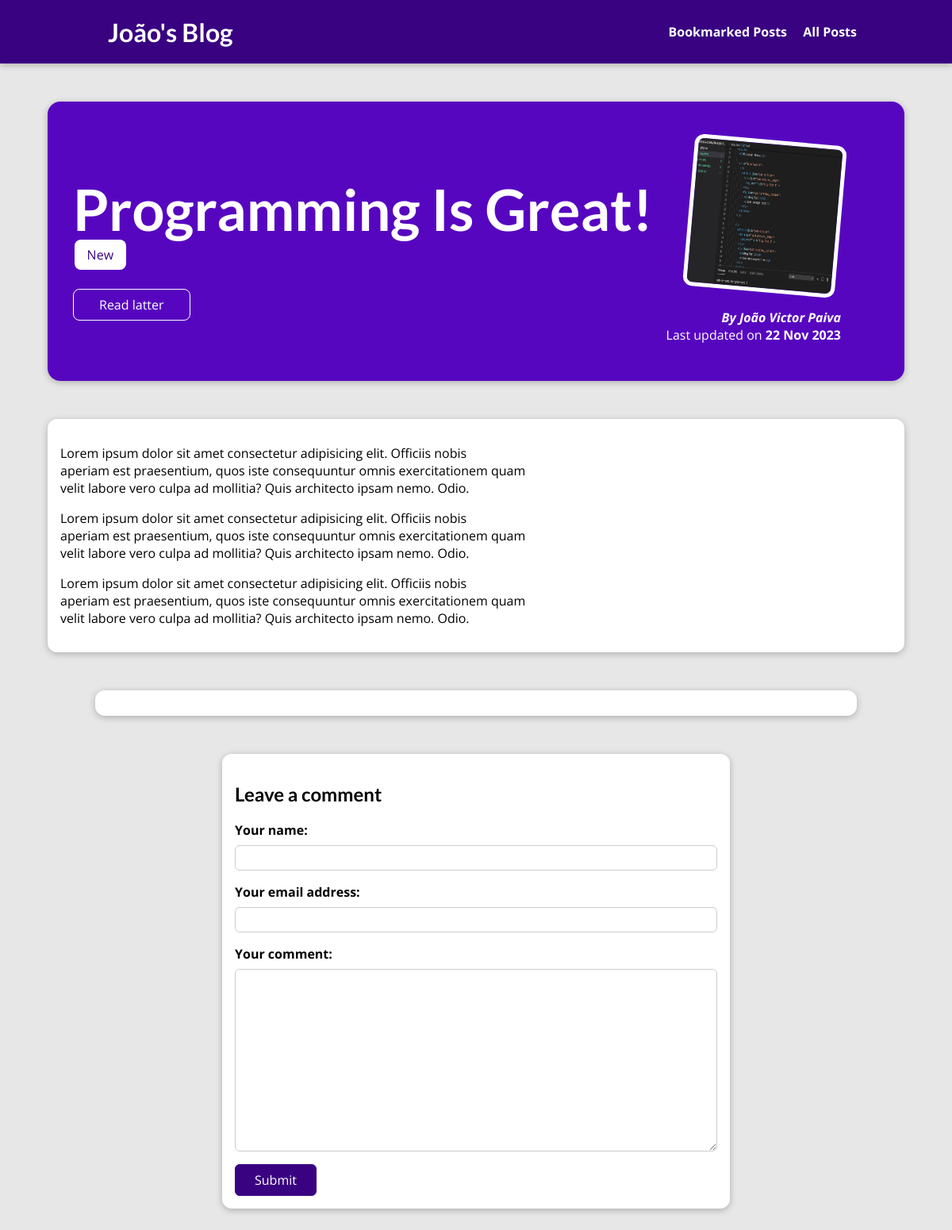
Page /posts/programming-is-fun on the committed database.
### blog/models.py (models this page shows, shortened)
class Post(models.Model):
    title = models.CharField(max_length=80)
    excerpt = models.CharField(max_length=200)
    image = models.ImageField(upload_to='posts', null=True)
    date = models.DateField(auto_now=True)
    slug = models.SlugField(unique=True)
    content = models.TextField()
    author = models.ForeignKey(
        Author, on_delete=models.SET_NULL, null=True, related_name="posts")
    tag = models.ManyToManyField(Tag)

class Tag(models.Model):
    caption = models.CharField(max_length=50)
    def __str__(self):
        return f"{self.caption}"

class Author(models.Model):
    first_name = models.CharField(max_length=100)
    last_name = models.CharField(max_length=100)
    email = models.EmailField(max_length=75)
    def full_name(self):
        return f"{self.first_name} {self.last_name}"
    def __str__(self):
        return self.full_name()

### blog/views.py (the view, shortened to what this page needs)
# urls.py: path('posts/<slug:slug>', views.DetailedPostView.as_view(), name='post'),
class DetailedPostView(View):
    def is_saved_for_later(self, request, post_id):
        saved_for_later = request.session.get('marked_posts')
        if saved_for_later is not None:
            saved_for_later = post_id in saved_for_later
        else:
            saved_for_later = False
        return saved_for_later
    def get(self, request, slug):
        post = Post.objects.get(slug=slug)
        context = {
            'post': post,
            'tags': post.tag.all(),
            'comment_form': CommentForm(),
            'comments': post.comments.all().order_by('-id'),
            'saved_for_later': self.is_saved_for_later(request, post.id),
        }
        return render(request, 'blog/detailed-post.html', context)

### blog/forms.py
class CommentForm(forms.ModelForm):
    class Meta:
        model = Comment
        exclude = ['post']
        labels = {
            'username': ' Your name',
            'user_email': 'Your email address',
            'comment_text': 'Your comment'
        }

### blog/templates/blog/detailed-post.html (shortened to what this page needs)
{% extends 'base.html' %}
{% load static %}
{% block css_file %}
<link rel="stylesheet" href="{% static 'blog/post-detail.css' %}">
{% endblock %}
{% block content %}
<section id="summary">
  <h2>{{ post.title }}</h2>
  <div>
    {% for tag in tags %}
    <span class="tag"> {{tag}} </span>
    {% endfor %}
  </div>
  <div id="read-later">
    <form action="{% url 'read-later' %}" method="post">
      <button>
        {% if saved_for_later %}
        Remove from "Read latter" list
        {%else %}
        Read latter
        {%endif %}
      </button>
    </form>
  </div>
  <article>
    <img src="{{ post.image.url }}" alt="{{ post.title }}" />
    <address>By <a href="mailto: {{post.author.email}}">{{ post.author }}</a></address>
    <div>Last updated on <time>{{ post.date|date:'d M Y' }}</time></div>
  </article>
</section>
<main>
  {{ post.content|linebreaks }}
</main>
<section id="comments">
</section>
<section id="comment-form">
  <h2>Leave a comment</h2>
  <form action="{% url 'post' post.slug %}" method="POST">
    {% for form_field in comment_form %}
    <div class="form-control {% if form_field.errors %}invalid{% endif %}">
        {{ form_field.label_tag }}
        {{ form_field }}
    </div>
    {% endfor %}
    <button type="submit">Submit</button>
  </form>
</section>
{% endblock %}

### static/app.css (style rules this page uses)
* { box-sizing: border-box; }
html { font-family: 'Open Sans', 'Lato', sans-serif; }
body { margin: 0; }
h1, h2, h3 { font-family: 'Lato', sans-serif; font-weight: bold; }

### blog/static/blog/post-detail.css (style rules this page uses)
body { background-color: #e7e7e7; }
#summary { margin: 8rem auto 3rem auto; padding: 2rem; width: 90%; max-width: 90rem; border-radius: 16px; background-color: #5706c0; position: relative; box-shadow: 0 2px 8px rgba(0, 0, 0, 0.25); height: 22rem; }
#summary h2 { color: white; font-size: 4.5rem; margin-bottom: 0.25rem; }
#summary article { position: absolute; top: 2rem; right: 3rem; padding: 1rem 2rem; border-radius: 12px; text-align: right; color: white; }
#summary article img { width: 12rem; height: 12rem; border-radius: 12px; transform: rotateZ(5deg); border: 5px solid white; margin-bottom: 1rem; }
#summary address { font-weight: bold; }
#summary a { color: white; text-decoration: none; }
#summary time { font-weight: bold; }
#read-later { margin: 2rem 0; }
#read-later button { background-color: transparent; border: 1px solid white; border-radius: 8px; padding: 0.5rem 2rem; font: inherit; color: white; cursor: pointer; }
main { width: 90%; max-width: 90rem; margin: 3rem auto; background-color: white; padding: 1rem; border-radius: 12px; box-shadow: 0 2px 8px rgba(0, 0, 0, 0.25); }
.tag { background-color:white; color: #390281; padding: 0.5rem 1rem; border-radius: 8px; margin: 0.1rem; }
#comment-form { margin: 3rem auto; width: 90%; max-width: 40rem; border-radius: 12px; background-color: white; box-shadow: 0 2px 8px rgba(0, 0, 0, 0.25); padding: 1rem; }
#comment-form button { font: inherit; background-color: #390281; color: white; border: 1px solid #390281; padding: 0.5rem 1.5rem; border-radius: 6px; cursor: pointer; }
.form-control { margin-bottom: 1rem; }
.form-control label { font-weight: bold; margin-bottom: 0.5rem; display: block; }
.form-control input, .form-control textarea { display: block; width: 100%; font: inherit; padding: 0.25rem; border-radius: 6px; border: 1px solid #ccc; }
#comments { margin: 3rem auto; width: 90%; max-width: 60rem; border-radius: 12px; background-color: white; box-shadow: 0 2px 8px rgba(0, 0, 0, 0.25); padding: 1rem 2rem; }

### rows in the picture
Post: title "Programming Is Great!", image (picture), author "João Victor Paiva", date "22 Nov 2023", content "Lorem ipsum dolor sit amet consectetur adipisicing elit. Officiis nobis aperiam est praesentium, quos iste consequuntur omnis exercitationem quam velit labore vero culpa ad mollitia? Quis architecto ipsam nemo. Odio. Lorem ipsum dolor sit amet consectetur adipisicing elit. Officiis nobis aperiam est praesentium, quos iste consequuntur omnis exercitationem quam velit labore vero culpa ad mollitia? Quis architecto ipsam nemo. Odio. Lorem ipsum dolor sit amet consectetur adipisicing elit. Officiis nobis aperiam est praesentium, quos iste consequuntur omnis exercitationem quam velit labore vero culpa ad mollitia? Quis architecto ipsam nemo. Odio."
Tag: caption "New"
